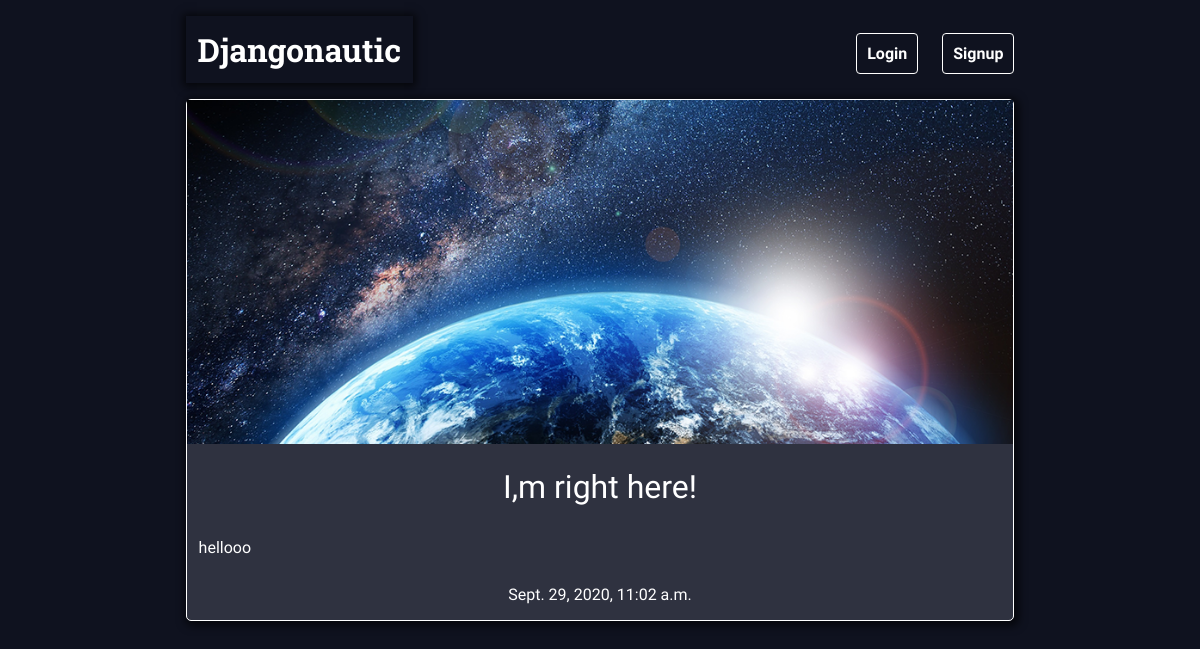
Screenshot of /articles/Hello-world/ with the database file from the repository.
### articles/models.py (models this page shows, shortened)
class Article(models.Model):
    title = models.CharField(max_length=200)
    slug = models.SlugField(max_length=300)
    body = models.TextField()
    date = models.DateTimeField(auto_now_add=True)
    image = models.ImageField(default='default.png', blank=True)
    author = models.ForeignKey(User, on_delete=models.DO_NOTHING, default=None)

### articles/views.py (the view)
# urls.py: url(r'^(?P<slug>[\w-]+)/$',views.article_detail, name = "detail"),
def article_detail(request, slug):
    article = Article.objects.get(slug=slug)
    return render(request,'articles/article_detail.html',{'article':article})

### articles/templates/articles/article_detail.html
{% extends 'base_layout.html' %}
{% block content %}
<div class="article-detail">
    <div class="article">
        <img src="{{ article.image.url }}"/>
        <h2>{{ article.title }}</h2>
        <p class="lft">{{ article.body }}</p>
        <p>{{ article.date }}</p>
    </div>
</div>
{% endblock %}

### assets/styles.css (style rules this page uses)
body { background-color:#0f121f; color: #fff; font-family: 'Monda', sans-serif; }
h1, h2, h3, h4, h5 { font-weight: normal; margin: 0; }
.article { padding: 10px; border: 1px solid #ffffff; position: relative; padding-bottom: 40px; border-radius: 5px; background-color: #2f3240; box-shadow: 2px 2px 8px 3px #000000a6; }
.article h2 { font-size: 1.2em; }
.article-detail .article { padding: 0; }
.article-detail .article img { width: 100%; }
.article-detail .article h2 { text-align: center; margin: 20px auto; font-size: 2em }
.article-detail .article p { text-align: center; }
.lft { text-align: left !important; padding: 12px; }

### rows the page displays
Article: image (picture), title "I,m right here!", body "hellooo", date "Sept. 29, 2020, 11:02 a.m."
